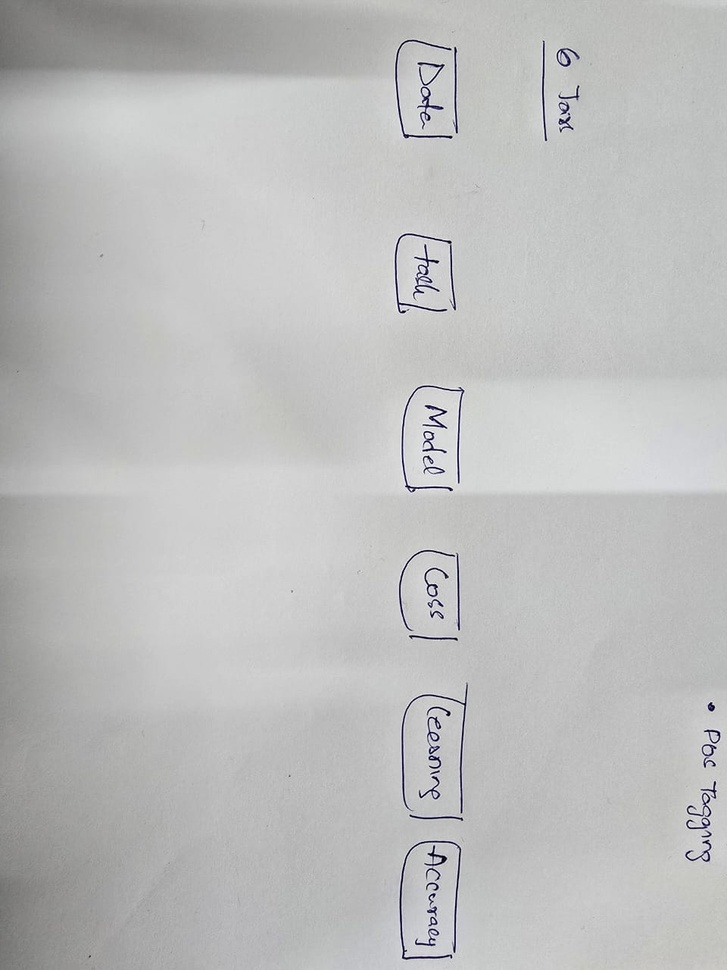
#> input picture Lab_2/6_jars_of_Machine_Learning.jpeg, 727 x 970 px, shrunk from 960 x 1280 before the run, given in place of the camera
$ jupyter execute EI_Open_CV_Lab.ipynb
#> lines starting #> are read from the running program, lines starting #| are printed output that depends on the picture; pictures that were not available may be replaced by others from this repository, and a replacement may not be noted
[cell 1]
import cv2

[cell 2]
cap = cv2.VideoCapture(0, cv2.CAP_DSHOW)
print("Camera opened: ",cap.isOpened())

[cell 3]
import cv2
#Open default camera(0 = laptop webcam)
cap = cv2.VideoCapture(0)

while True:
    ret, frame = cap.read() #read frame from camera
#> frame is the input picture: shape (970, 727, 3); mean B, G, R 189.1, 189.4, 189

    if not ret:
        print("Failed to grab frame")
        break

    cv2.imshow("laptop camera",frame) # show the frame

    #press 'q' to exit
    if cv2.waitKey(1) & 0xFF == ord('q'):
#> (key q is pressed here)
        break

[cell 4]
import cv2

cap = cv2.VideoCapture("video_1.mp4")

while cap.isOpened():
    ret, frame = cap.read()

    if not ret:
        break

    cv2.imshow("Video",frame)

    if cv2.waitKey(25) & 0xFF == ord('q'):
#> (key q is pressed here)
        break

cap.release()
cv2.destroyAllWindows()

[cell 5]
#Display Video Properties

import cv2

cap = cv2.VideoCapture("video_1.mp4")

total_frames = int(cap.get(cv2.CAP_PROP_FRAME_COUNT))
fps = cap.get(cv2.CAP_PROP_FPS)
width = cap.get(cv2.CAP_PROP_FRAME_WIDTH)
height = cap.get(cv2.CAP_PROP_FRAME_HEIGHT)

print("Total frames:",total_frames)
print("fps:",fps)
print("width",width)
print("height:",height)

cap.release()

[cell 6]
import cv2

cap = cv2.VideoCapture("video_1.mp4")

while True:
    ret, frame = cap.read()
    if not ret:
        break

    gray = cv2.cvtColor(frame,cv2.COLOR_BGR2GRAY)
    cv2.imshow("Grayscale video:",gray)

    if cv2.waitKey(20) == ord('q'):
#> (key q is pressed here)
        break

cap.release()
cv2.destroyAllWindows()

[cell 7]
import cv2

cap = cv2.VideoCapture(0)

while True:
    ret, frame = cap.read()
    if not ret:
        break

    gray = cv2.cvtColor(frame,cv2.COLOR_BGR2GRAY)
    print(gray)
#> (printed output is left out)

    if cv2.waitKey(1) == ord('q'):
#> (key q is pressed here)
        break

cap.release()
cv2.destroyAllWindows()

[cell 8]
#Save 100th frame

import cv2

cap = cv2.VideoCapture("video_1.mp4")

frame_count = 0

while True:
    ret, frame = cap.read()
    if not ret:
        break

    frame_count += 1

    # Processing every 100th frame
    if frame_count % 100 == 0:
        gray = cv2.cvtColor(frame, cv2.COLOR_BGR2GRAY)
        cv2.imshow("frame",gray)

    if cv2.waitKey(1) == ord('q'):
#> (key q is pressed here)
        break

cap.release()
cv2.destroyAllWindows()

[cell 9]
import cv2

cap = cv2.VideoCapture(0)

while True:
    ret, frame = cap.read()
    if not ret:
        break

    cv2.rectangle(frame, (100,100),(300,300),(0,255,0),3)
    cv2.circle(frame,(200,200),50,(255,0,0),3)

    cv2.putText(frame,"OpenCV practice",(50,50),cv2.FONT_HERSHEY_SIMPLEX,1,(0,0,255),2)
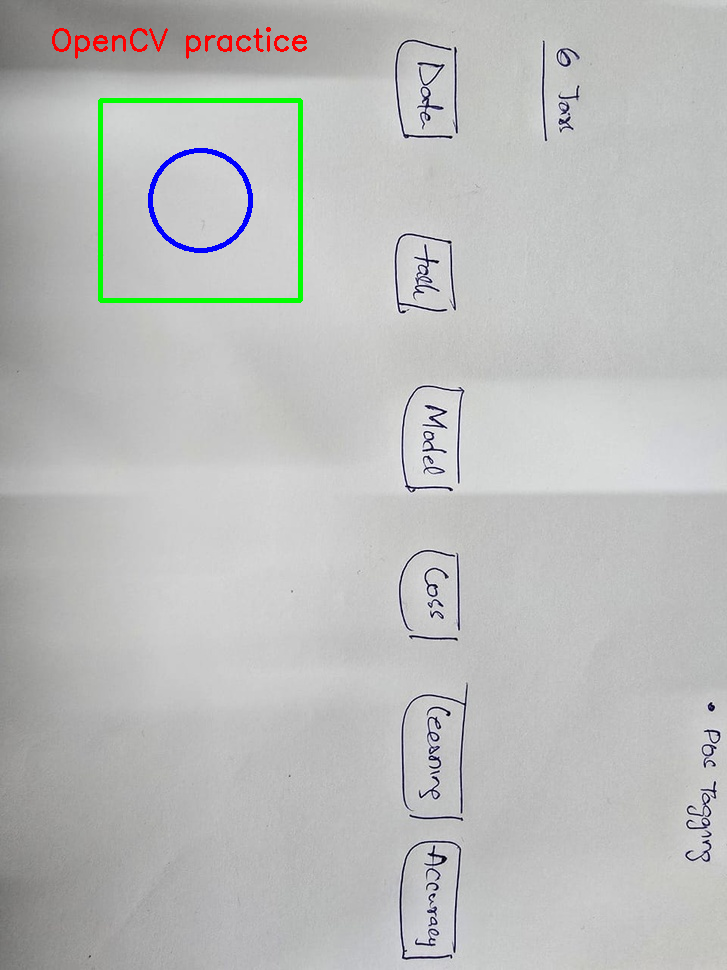
#> frame: shape (970, 727, 3); mean B, G, R 187.7, 188.9, 187.7

    cv2.imshow("Shapes",frame)

    if cv2.waitKey(1) == ord('q'):
#> (key q is pressed here)
        break

cap.release()
cv2.destroyAllWindows()

[cell 10]
import cv2

cap = cv2.VideoCapture(0)

while True:
    ret, frame = cap.read()
    if not ret:
        break

    edges = cv2.Canny(frame,100,200)
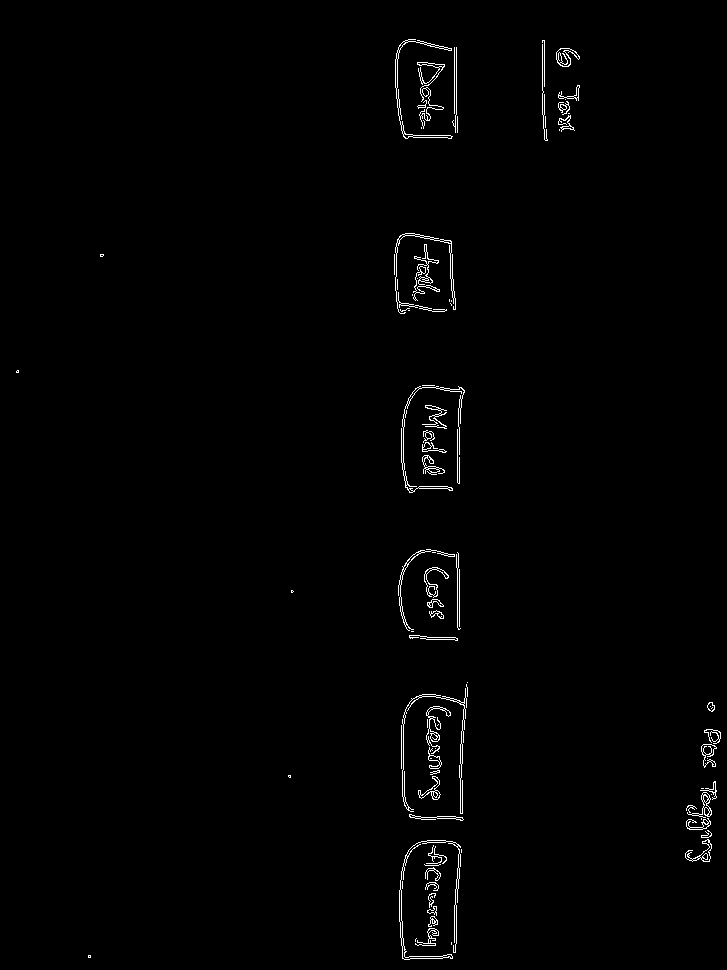
#> edges: shape (970, 727); 0.99% white in thin lines or dots

    cv2.imshow("Edges",edges)

    if cv2.waitKey(1) == ord('q'):
#> (key q is pressed here)
        break

cap.release()
cv2.destroyAllWindows()

[cell 11]
import cv2

cap = cv2.VideoCapture(0)

while True:
    ret, frame = cap.read()
    if not ret:
        break

    negative = cv2.bitwise_not(frame)
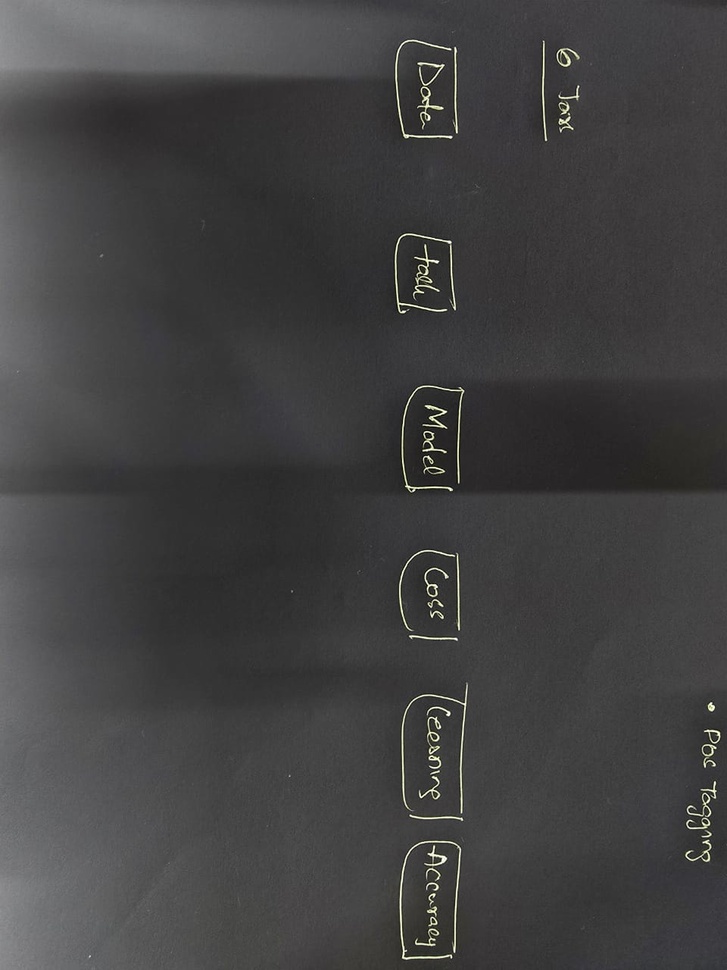
#> negative: shape (970, 727, 3); mean B, G, R 65.9, 65.6, 66

    cv2.imshow("Edges",negative)

    if cv2.waitKey(1) == ord('q'):
#> (key q is pressed here)
        break

cap.release()
cv2.destroyAllWindows()

[cell 12]
# Detecting movement
import cv2

cap = cv2.VideoCapture(0)

ret, frame1 = cap.read()
ret, frame2 = cap.read()

while True:
    diff = cv2.absdiff(frame1,frame2)
#> diff: shape (970, 727, 3); every value is 0
    gray = cv2.cvtColor(diff,cv2.COLOR_BGR2GRAY)
#> gray: shape (970, 727); every value is 0

    blur = cv2.GaussianBlur(gray,(5,5),0)
    _,thresh = cv2.threshold(blur,20,255,cv2.THRESH_BINARY)

    cv2.imshow("Motion",thresh)

    frame1 = frame2
    ret,frame2 = cap.read()

    if cv2.waitKey(1) == ord('q'):
#> (key q is pressed here)
        break

cap.release()
cv2.destroyAllWindows()
